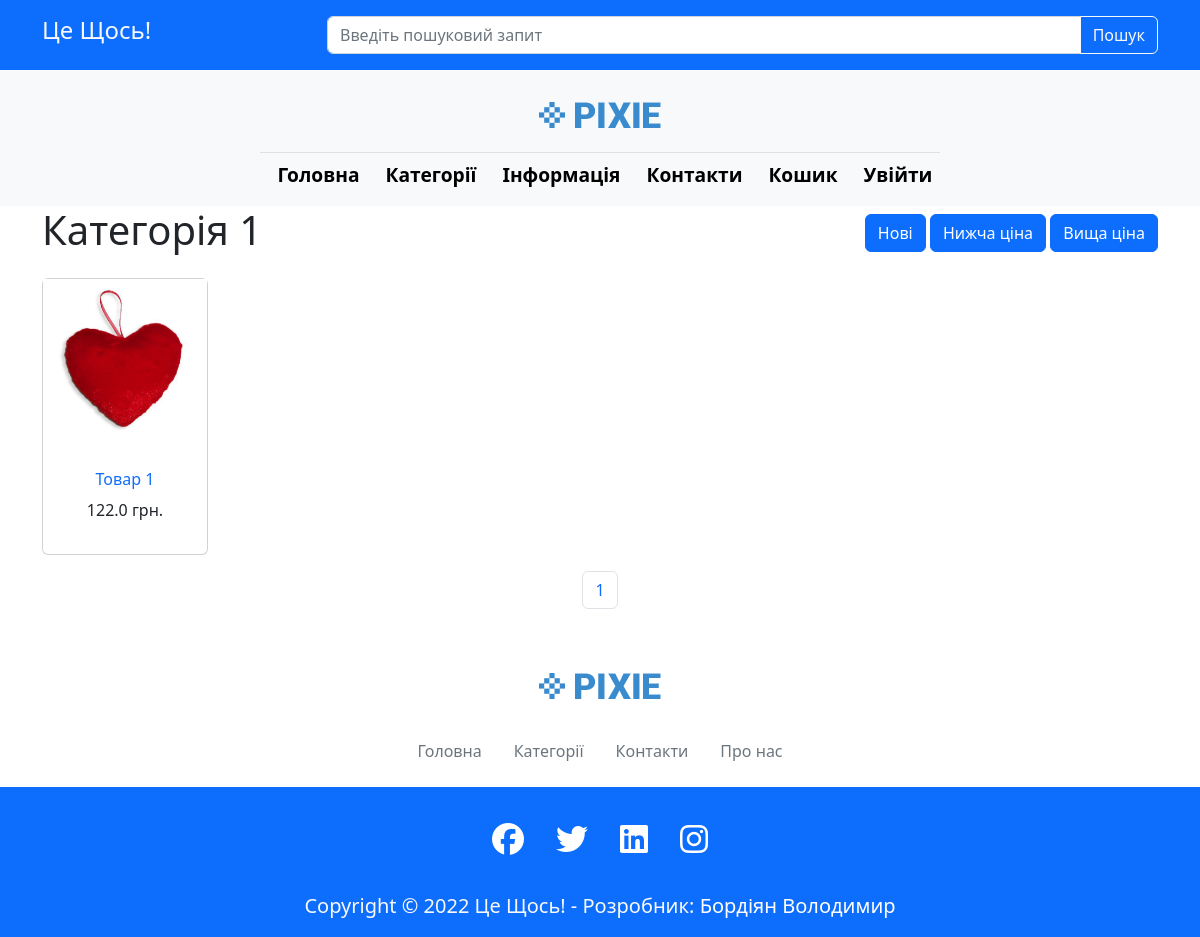
Page /product_category/3a999a80-393e-48cb-8dec-331c853ba5e8/ on the committed database.
### goods/models.py (models this page shows, shortened)
class Category(models.Model):
    name = models.CharField(max_length=200)
    featured_img = models.ImageField(upload_to='category/', default="default.png")
    created = models.DateTimeField(auto_now_add=True)
    id = models.UUIDField(default=uuid.uuid4, unique=True,
                          primary_key=True, editable=False)
    def __str__(self):
        return str(self.name)

class Product(models.Model):
    prod_category = models.ForeignKey(Category, on_delete=models.DO_NOTHING)
    name = models.CharField(max_length=200)
    description = models.TextField(null=True, blank=True)
    price = models.FloatField(max_length=30)
    discount = models.FloatField(max_length=30, null=True, blank=True)
    featured_img = models.ImageField(upload_to='goods/', default="default.png")
    img1 = models.ImageField(upload_to='goods/', null=True, blank=True, default="default.png")
    img2 = models.ImageField(upload_to='goods/', blank=True, default="default.png")
    img3 = models.ImageField(upload_to='goods/',null=True, blank=True, default="default.png")
    tags = models.ManyToManyField('Tag', blank=True)
    created = models.DateTimeField(auto_now_add=True)
    id = models.UUIDField(default=uuid.uuid4, unique=True,
                          primary_key=True, editable=False)
    class Meta:
        ordering = ['price']
    class NewMeta(Meta):
        def high_price(self):
            ordering = ['-price']

### goods/views.py (the view)
# urls.py: path('product_category/<str:pk>/', views.product_category, name="product_category"),
def product_category(request, pk):
    category_id = Category.objects.get(id=pk)
    products = Product.objects.all().filter(prod_category=category_id)
    custom_range = ""
    if request.method == "POST":
        if request.POST.get('high') == 'high':
            products = products.order_by('-price')
        if request.POST.get('low') == 'low':
            products = products.order_by('price')
            print('low')
        if request.POST.get('new') == 'new':
            products = products.order_by('-created')
            print('new')
    else:
        custom_range, products = paginateProducts(request, products, 12)
    if request.method == "GET":
        print(request.GET.get('page'))
    context = {
        'products': products,
        'custom_range': custom_range,
        'category_id': category_id
    }
    return render(request, 'goods/product_category.html', context)

### goods/utils.py (called while the page is built)
def paginateProducts(request, products, results):
    page = request.GET.get('page')
    paginator = Paginator(products, results)
    try:
        products = paginator.page(page)
    except PageNotAnInteger:
        page = 1
        products = paginator.page(page)
    except EmptyPage:
        page = paginator.num_pages
        products = paginator.page(page)
    leftIndex = (int(page) - 4)
    if leftIndex < 1:
        leftIndex = 1
    rightIndex = (int(page) + 5)
    if rightIndex > paginator.num_pages:
        rightIndex = paginator.num_pages + 1
    custom_range = range(leftIndex, rightIndex)
    return custom_range, products

### goods/templates/goods/product_category.html (shortened to what this page needs)
{% extends 'main.html' %}
{% load static %}
{% block content %}
    <div class="featured-page">
      <div class="container">
        <div class="row">
          <div class="col-md-4 col-sm-12">
            <div class="section-heading">
              <h1>{{category_id}}</h1>
            </div>
          </div>
          <div class="col-md-8 col-sm-12 d-flex">
            <div id="filters" class="button-group ms-auto mt-2">
              <form action="{% url 'product_category' category_id.id %}" method="POST">
              <button type="submit" name="new" class="btn btn-primary" value="new" data-filter=".new">Нові</button>
              <button type="submit" name="low" class="btn btn-primary" value="low" data-filter=".low">Нижча ціна</button>
              <button type="submit" name="high" class="btn btn-primary" data-filter=".high" value="high">Вища ціна</button>
              </form>
            </div>
          </div>
        </div>
      </div>
    </div>
      <div class="section" id="category-goods">
        <div class="container">
          <div class="row">
            {% for product in products %}
            <div class="col-sm-6 col-md-3 col-lg-2">
              <div class="card my-3 mx-auto text-center"  style="width: 100%;">
                <a href="{% url 'goods_article' product.id %}">
                  <img class="img-fluid" src="{{product.featured_img.url}}" alt="" class="card-img-top">
                </a>
                <div class="card-body">
                  <h5 class="card-title"><a class="text-decoration-none fs-6" href="{% url 'goods_article' product.id %}">{{product.name}}</a></h5>
                  <p>{{product.price}} грн.</p>
                </div>
              </div>
            </div>
            {% endfor %}
          </div>
        </div>
      </div>
    <div class="page-navigation">
      <div class="container">
        <div class="row">
          <div class="col-md-12  d-flex mx-auto">
            {% include 'pagination.html' with queryset=products custom_range=custom_range %}
          </div>
        </div>
      </div>
    </div>
{% endblock %}

### rows in the picture
Category: name "Категорія 1"
Product: featured_img (picture), name "Товар 1", price "122.0"

### other values in the picture
{{ page }} "1"
